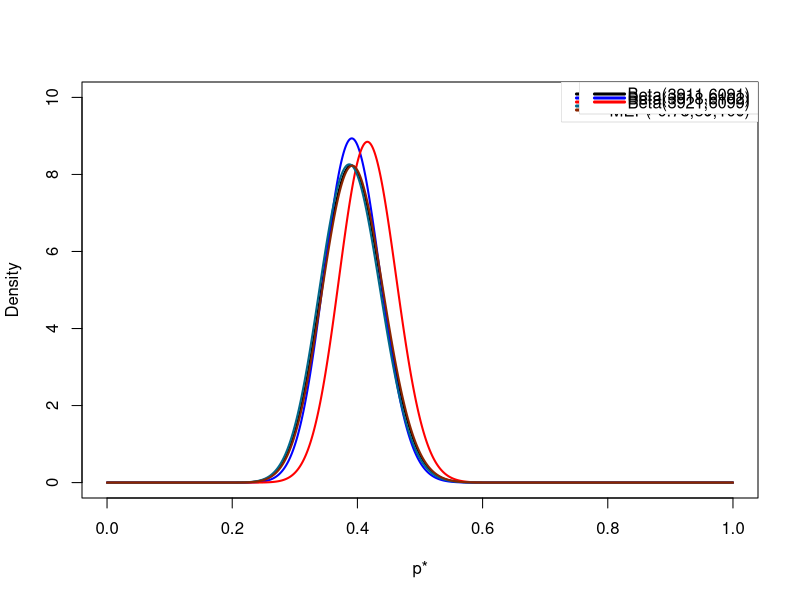

Write the R code that produced this figure.
#define range
p = seq(0, 1, length=10000)

plot(p, dbeta(p, 40,62),type="l",xlab="p*",ylab="Density",ylim=c(0,10),lwd=2,cex=1.05)
lines(p, dbeta(p, 47.14,72.86),type="l",col="blue",lwd=2)
lines(p, dbeta(p, 50.08,69.92),type="l",col="red",lwd=2)

legend("topright", legend = c("Beta(40,62)", "Beta(47.14,72.86)","Beta(50.08,69.92)","MEP(1.28,39,100)","MEP(-0.73,39,100)")
       ,lwd = 3, col = c("black", "blue","red","deepskyblue4","orangered4")
       ,y.intersp=0.2,x.intersp=0.2,cex=1, lty = c(1, 1, 1, 1),box.lwd=0.1)

legend("topright", legend = c("Beta(3911,6091)", "Beta(3918,6102)","Beta(3921,6099)")
       ,lwd = 3, col = c("black", "blue","red")
       ,y.intersp=0.2,x.intersp=0.2,cex=1, lty = c(1, 1, 1),box.lwd=0.1)



z=39
nMinusz=61
B1=1.2755097940488722
B2=-0.7277687920107496

#Constant

f<-function(x) {(x^z)*((1-x)^nMinusz)*exp(-B1*x)}
constantOfIntegration=integrate(f, lower = 0, upper = 1)$value

f2<-function(x) {((x^z)*(1-x)^nMinusz*exp(-B1*x))/(constantOfIntegration)}
lines(p, f2(p), type='l',col="deepskyblue4",lwd=2)


f<-function(x) {(x^z)*((1-x)^nMinusz)*exp(-B2*x)}
constantOfIntegration=integrate(f, lower = 0, upper = 1)$value

f2<-function(x) {((x^z)*(1-x)^nMinusz*exp(-B2*x))/(constantOfIntegration)}
lines(p, f2(p), type='l',col="orangered4",lwd=2)

B=-0.7277687920107496

f<-function(x) {(x^z)*((1-x)^nMinusz)*exp(-B*x)}
constantOfIntegration=integrate(f, lower = 0, upper = 1)$value

#Expectation
fExp<-function(x) {x*((x^z)*(1-x)^nMinusz*exp(-B*x))/(constantOfIntegration)}
expValue=integrate(fExp, lower = 0, upper = 1)$value
expValue
#Variance

#Variance
fVar<-function(x) {x*x*((x^z)*(1-x)^nMinusz*exp(-B*x))/(constantOfIntegration)}
valueHolder=integrate(fVar, lower = 0, upper = 1)$value
variance = valueHolder-expValue^2
variance

print(c("Mean is ", expValue))
print(c("Variance is ", variance))
